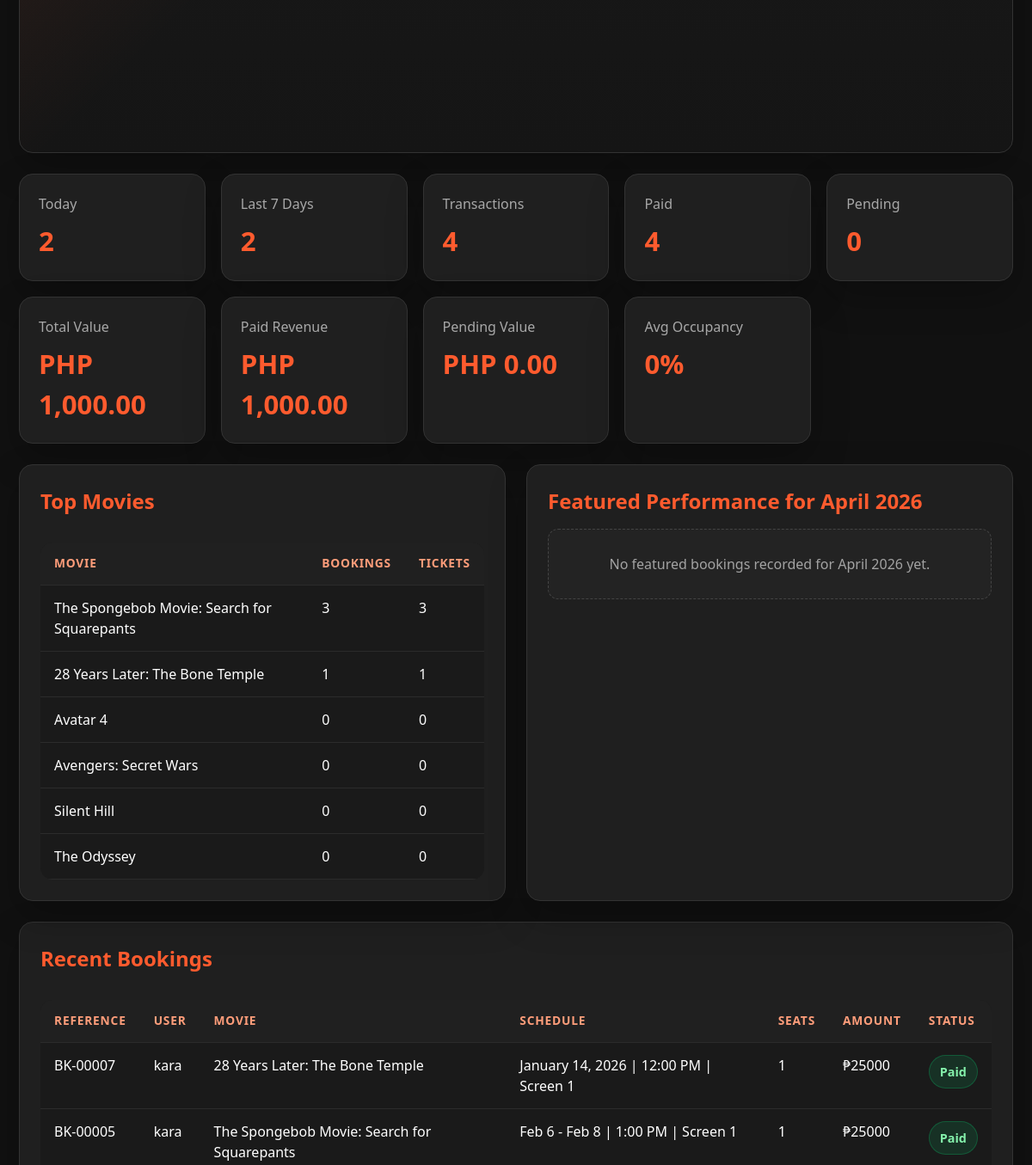
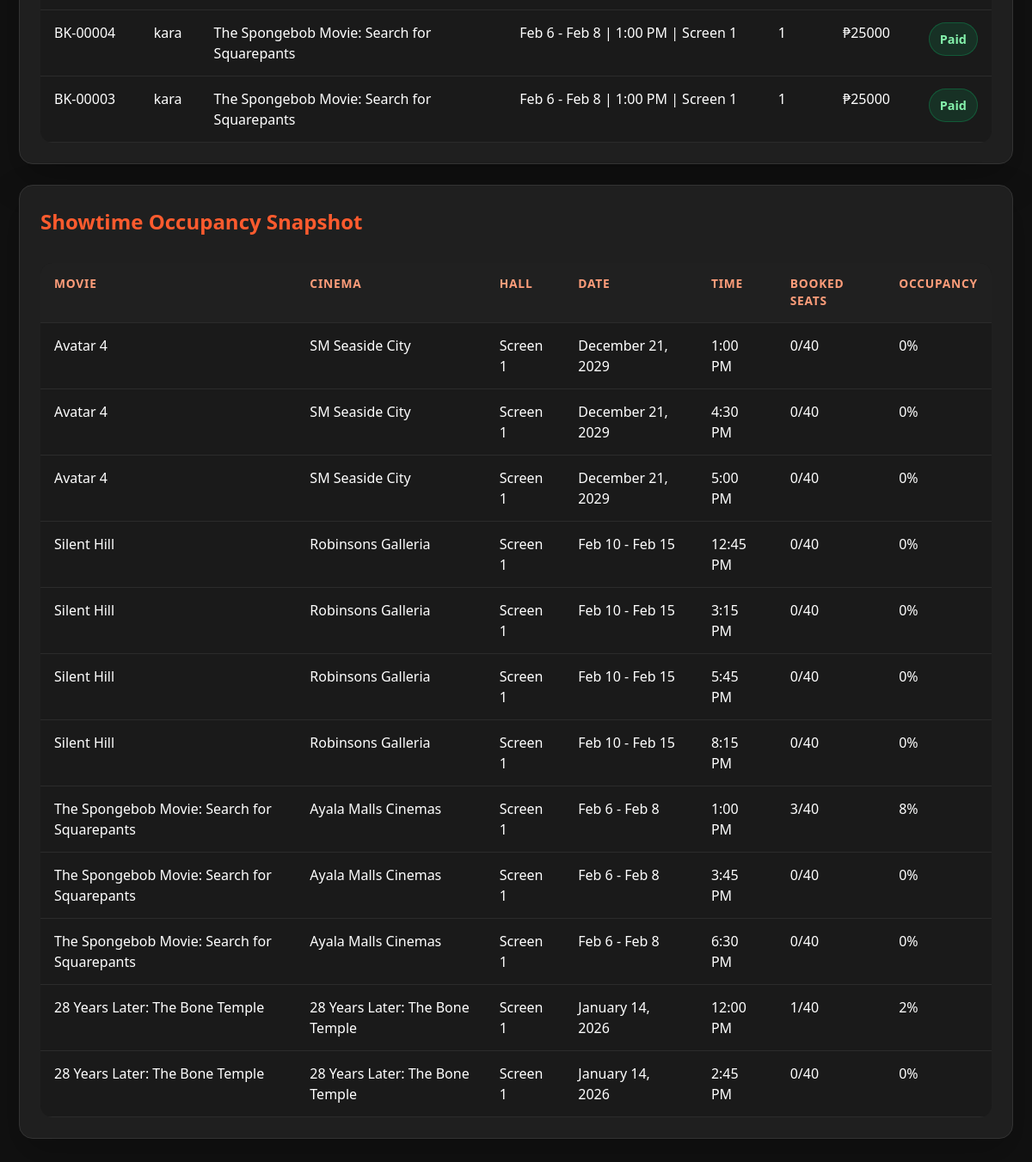
Page /admin/reports (signed in, lower part) on the earlier database version (2 pictures, top to bottom).
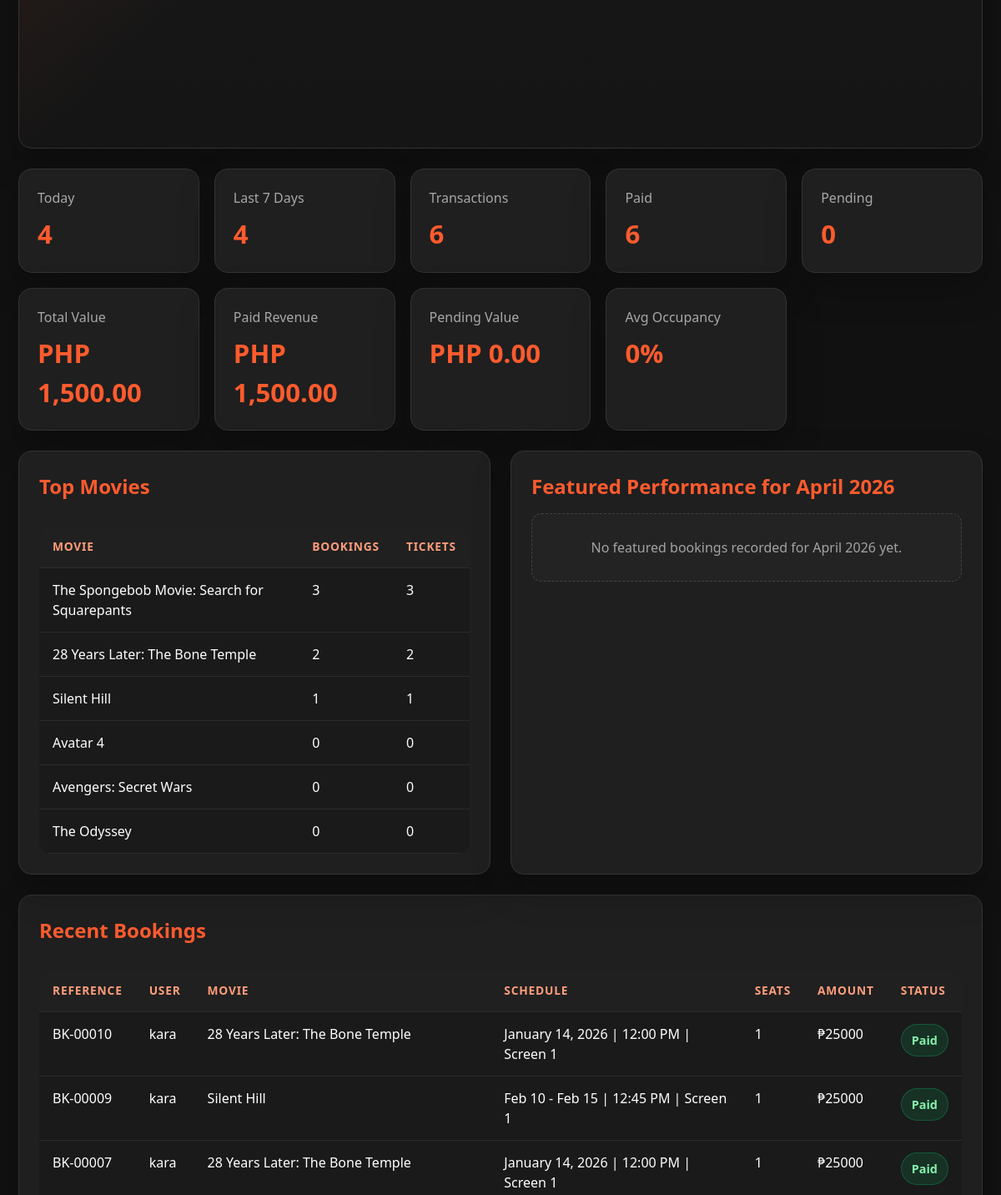
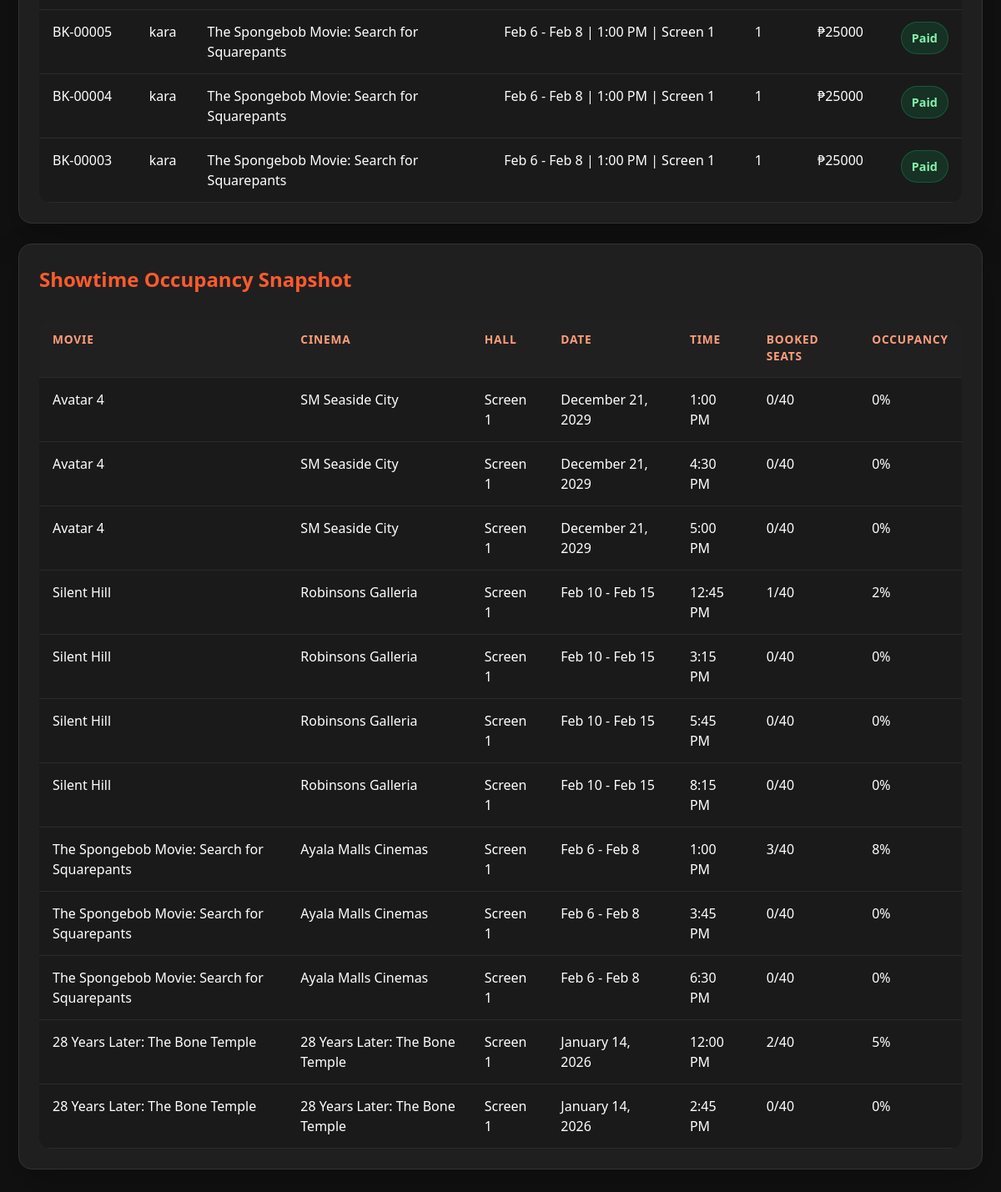
Same page on the later database version (2 pictures, top to bottom).
### tables this page shows
CREATE TABLE movies (
            id INTEGER PRIMARY KEY AUTOINCREMENT,
            title TEXT NOT NULL,
            image TEXT NOT NULL,
            status TEXT NOT NULL,
            genre TEXT NOT NULL, 
            trailer_link TEXT NOT NULL,
            description TEXT,
            cinema_name TEXT,
            showtimes TEXT,
            show_date TEXT
        , actors TEXT, directors TEXT, is_featured INTEGER DEFAULT 0, featured_month TEXT, created_at TEXT, updated_at TEXT, hall_name TEXT DEFAULT 'Screen 1', runtime_minutes INTEGER DEFAULT 120);

CREATE TABLE bookings (
            id INTEGER PRIMARY KEY AUTOINCREMENT,
            booking_reference TEXT,
            user_id INTEGER NOT NULL,
            movie_id INTEGER NOT NULL,
            showtime_id INTEGER NOT NULL,
            ticket_quantity INTEGER NOT NULL,
            seats TEXT NOT NULL,
            payment_status TEXT NOT NULL DEFAULT 'Pending',
            created_at TEXT NOT NULL,
            updated_at TEXT NOT NULL, payment_provider TEXT, payment_amount INTEGER, checkout_session_id TEXT, checkout_url TEXT, checkout_status TEXT, payment_reference TEXT, payment_paid_at TEXT, qr_code TEXT, is_ticket_used INTEGER DEFAULT 0, ticket_used_at TEXT, ticket_used_by_ip TEXT,
            FOREIGN KEY (user_id) REFERENCES users (id) ON DELETE CASCADE,
            FOREIGN KEY (movie_id) REFERENCES movies (id) ON DELETE CASCADE,
            FOREIGN KEY (showtime_id) REFERENCES showtimes (id) ON DELETE CASCADE
        );

CREATE TABLE users (
            id INTEGER PRIMARY KEY AUTOINCREMENT, 
            name TEXT, 
            email TEXT UNIQUE, 
            password TEXT, 
            role TEXT DEFAULT "user"
        );

CREATE TABLE showtimes (
            id INTEGER PRIMARY KEY AUTOINCREMENT,
            movie_id INTEGER NOT NULL,
            schedule_date TEXT NOT NULL,
            schedule_time TEXT NOT NULL,
            created_at TEXT NOT NULL, hall_name TEXT DEFAULT 'Screen 1',
            FOREIGN KEY (movie_id) REFERENCES movies (id) ON DELETE CASCADE
        );

### app.py (the view)
@app.route("/admin/reports")
def admin_reports():
    if session.get("role") != "admin":
        return redirect(url_for("signin_page"))
    conn = get_db_connection()
    report_data = get_report_data(conn)
    conn.close()
    return render_template(
        "admin_reports.html",
        name=session.get("user_name"),
        report_data=report_data,
    )

### app.py (called while the page is built)
def get_db_connection():
    conn = sqlite3.connect("users.db")
    conn.row_factory = sqlite3.Row
    conn.execute("PRAGMA foreign_keys = ON")
    return conn

def current_date_value():
    return datetime.now().strftime("%Y-%m-%d")

def current_month_value():
    return datetime.now().strftime("%Y-%m")

def format_month_label(month_value):
    if not month_value:
        return "This Month"
    try:
        return datetime.strptime(month_value, "%Y-%m").strftime("%B %Y")
    except ValueError:
        return month_value

def format_display_date(date_value):
    if not date_value:
        return "To Be Announced"
    try:
        return datetime.strptime(date_value, "%Y-%m-%d").strftime("%b %d, %Y")
    except ValueError:
        return date_value

def parse_time_value(time_value):
    cleaned_value = " ".join((time_value or "").strip().upper().replace(".", "").split())
    if not cleaned_value:
        raise ValueError("Time value is empty.")
    for time_format in ("%H:%M", "%I:%M %p", "%I %p", "%I:%M%p"):
        try:
            return datetime.strptime(cleaned_value, time_format)
        except ValueError:
            continue
    raise ValueError(f"Invalid time value: {time_value}")

### templates/admin_reports.html (shortened to what the changed rows need)
<!DOCTYPE html>
<html lang="en">
  <head>
    <link rel="stylesheet" href="{{ url_for('static', filename='style.css') }}" />
  </head>
  <body>
    <main class="page">
      <section class="summary-grid">
        <div class="summary-card section-card">
          <span style="color: #a8a8a8">Today</span>
          <strong>{{ report_data.summary.daily_bookings }}</strong>
        </div>
        <div class="summary-card section-card">
          <span style="color: #a8a8a8">Last 7 Days</span>
          <strong>{{ report_data.summary.weekly_bookings }}</strong>
        </div>
        <div class="summary-card section-card">
          <span style="color: #a8a8a8">Transactions</span>
          <strong>{{ report_data.summary.total_transactions }}</strong>
        </div>
        <div class="summary-card section-card">
          <span style="color: #a8a8a8">Paid</span>
          <strong>{{ report_data.summary.paid_bookings }}</strong>
        </div>
        <div class="summary-card section-card">
          <span style="color: #a8a8a8">Total Value</span>
          <strong>{{ format_php_amount(report_data.summary.total_transaction_value) }}</strong>
        </div>
        <div class="summary-card section-card">
          <span style="color: #a8a8a8">Paid Revenue</span>
          <strong>{{ format_php_amount(report_data.summary.paid_transaction_value) }}</strong>
        </div>
      </section>
      <section class="report-grid">
        <div class="panel section-card">
          <h2>Top Movies</h2>
          {% if report_data.top_movies %}
          <table class="modern-table">
            <thead>
              <tr>
                <th>Movie</th>
                <th>Bookings</th>
                <th>Tickets</th>
              </tr>
            </thead>
            <tbody>
              {% for movie in report_data.top_movies %}
              <tr>
                <td>{{ movie.title }}</td>
                <td>{{ movie.booking_count }}</td>
                <td>{{ movie.tickets_sold }}</td>
              </tr>
              {% endfor %}
            </tbody>
          </table>
          {% else %}
          <div class="empty-state">No booking data available yet.</div>
          {% endif %}
        </div>
        <div class="panel section-card">
          <h2>Featured Performance for {{ current_month_label }}</h2>
        </div>
      </section>
      <section class="panel section-card" style="margin-bottom: 24px">
        <h2>Recent Bookings</h2>
        {% if report_data.recent_bookings %}
        <table class="modern-table">
          <thead>
            <tr>
              <th>Reference</th>
              <th>User</th>
              <th>Movie</th>
              <th>Schedule</th>
              <th>Seats</th>
              <th>Amount</th>
              <th>Status</th>
            </tr>
          </thead>
          <tbody>
            {% for booking in report_data.recent_bookings %}
            {% set status_class = 'status-paid' if booking.payment_status == 'Paid' else 'status-pending' if booking.payment_status == 'Pending' else 'status-refunded' if booking.payment_status == 'Refunded' else 'status-cancelled' %}
            <tr>
              <td>{{ booking.booking_reference }}</td>
              <td>{{ booking.user_name }}</td>
              <td>{{ booking.title }}</td>
              <td>{{ booking.schedule_date }} | {{ booking.schedule_time }} | {{ booking.hall_name }}</td>
              <td>{{ booking.ticket_quantity }}</td>
              <td>₱{{ booking.payment_amount }}</td>
              <td>
                <span class="status-pill {{ status_class }}">{{ booking.payment_status }}</span>
              </td>
            </tr>
            {% endfor %}
          </tbody>
        </table>
        {% else %}
        <div class="empty-state">No recent bookings available.</div>
        {% endif %}
      </section>
      <section class="panel section-card">
        <h2>Showtime Occupancy Snapshot</h2>
        {% if report_data.occupancy_rows %}
        <table class="modern-table">
          <thead>
            <tr>
              <th>Movie</th>
              <th>Cinema</th>
              <th>Hall</th>
              <th>Date</th>
              <th>Time</th>
              <th>Booked Seats</th>
              <th>Occupancy</th>
            </tr>
          </thead>
          <tbody>
            {% for row in report_data.occupancy_rows %}
            <tr>
              <td>{{ row.title }}</td>
              <td>{{ row.cinema_name }}</td>
              <td>{{ row.hall_name }}</td>
              <td>{{ row.display_date }}</td>
              <td>{{ row.display_time }}</td>
              <td>{{ row.seats_booked }}/40</td>
              <td>{{ row.occupancy_percent }}%</td>
            </tr>
            {% endfor %}
          </tbody>
        </table>
        {% else %}
        <div class="empty-state">No showtime occupancy data available yet.</div>
        {% endif %}
      </section>
    </main>
  </body>
</html>

Differences in the rows shown:
changed movies "28 Years Later: The Bone Temple": booking_count "1" → "2"; tickets_sold "1" → "2"
changed movies "Silent Hill": booking_count "0" → "1"; tickets_sold "0" → "1"; moves up the list
added bookings: booking_reference "BK-00010", user_name "kara", title "28 Years Later: The Bone Temple", schedule_date "January 14, 2026", schedule_time "12:00 PM", hall_name "Screen 1", ticket_quantity "1", payment_amount "25000", payment_status "Paid"
added bookings: booking_reference "BK-00009", user_name "kara", title "Silent Hill", schedule_date "Feb 10 - Feb 15", schedule_time "12:45 PM", hall_name "Screen 1", ticket_quantity "1", payment_amount "25000", payment_status "Paid"
computed for showtimes "12:45 PM": seats_booked "0" → "1"; occupancy_percent "0" → "2"
computed for showtimes "12:00 PM": seats_booked "1" → "2"; occupancy_percent "2" → "5"
Other differences:
{{ report_data.summary.daily_bookings }}: "2" → "4"
{{ report_data.summary.weekly_bookings }}: "2" → "4"
{{ report_data.summary.total_transactions }}: "4" → "6"
{{ report_data.summary.paid_bookings }}: "4" → "6"
text no longer shown: "PHP 1,000.00 PHP 1,000.00"
text now shown: "PHP 1,500.00 PHP 1,500.00"
